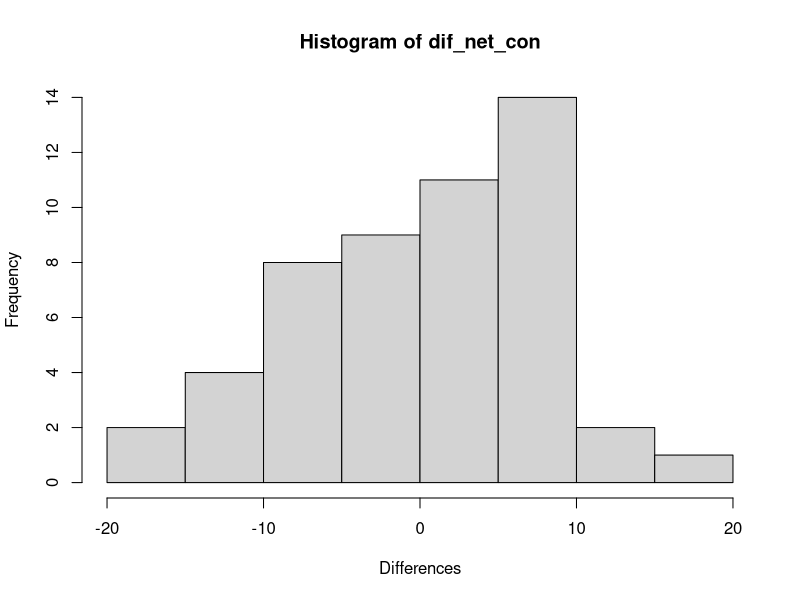
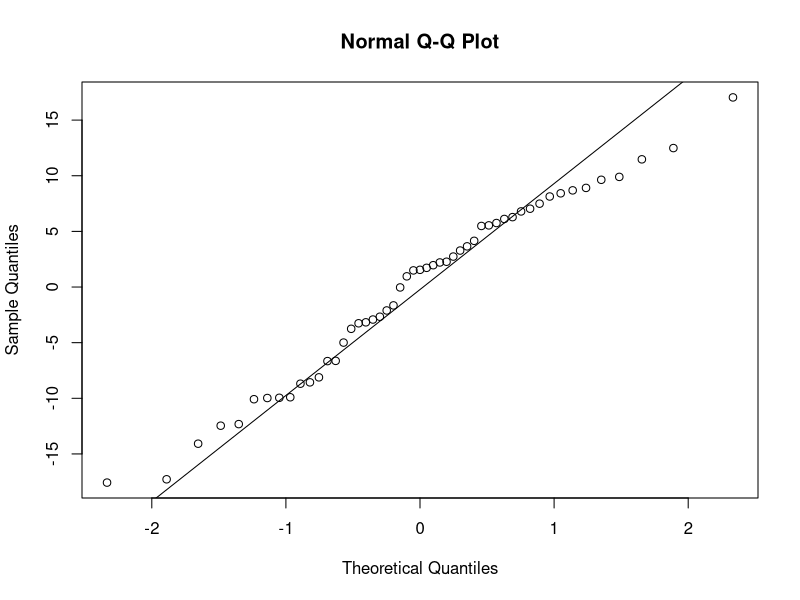
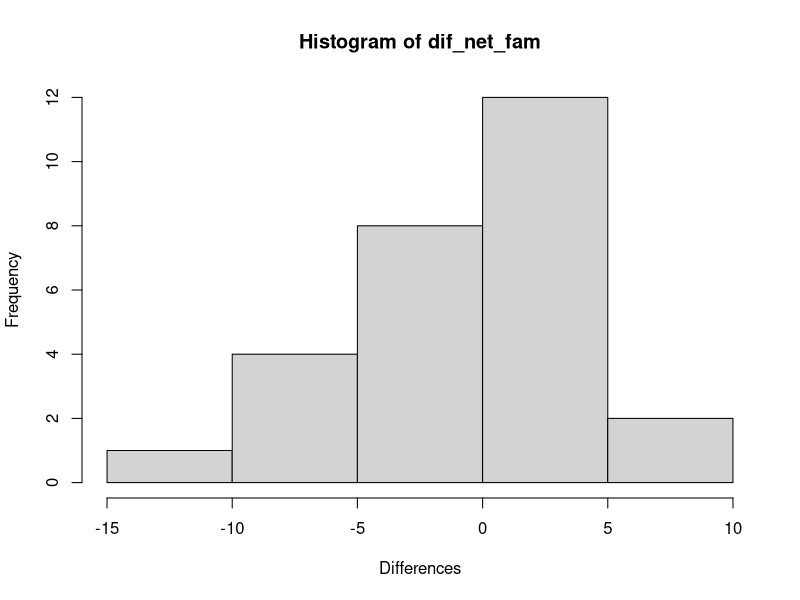
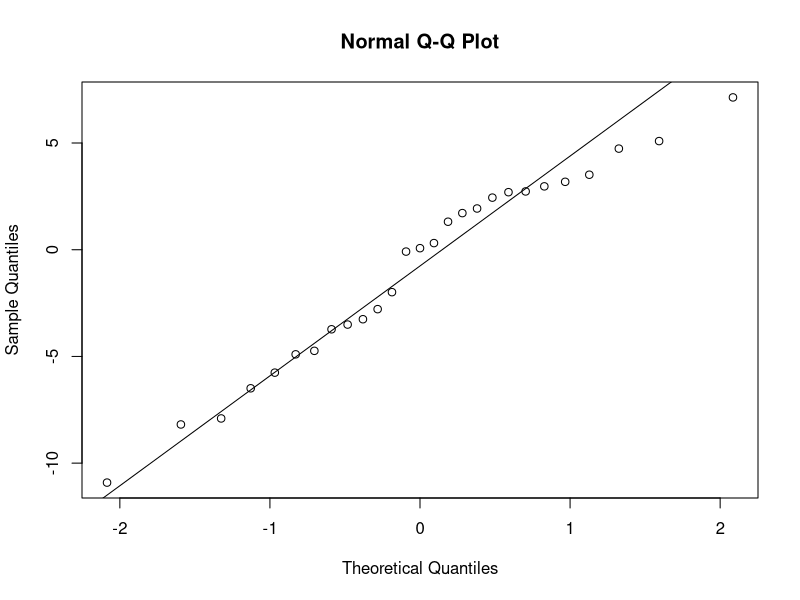
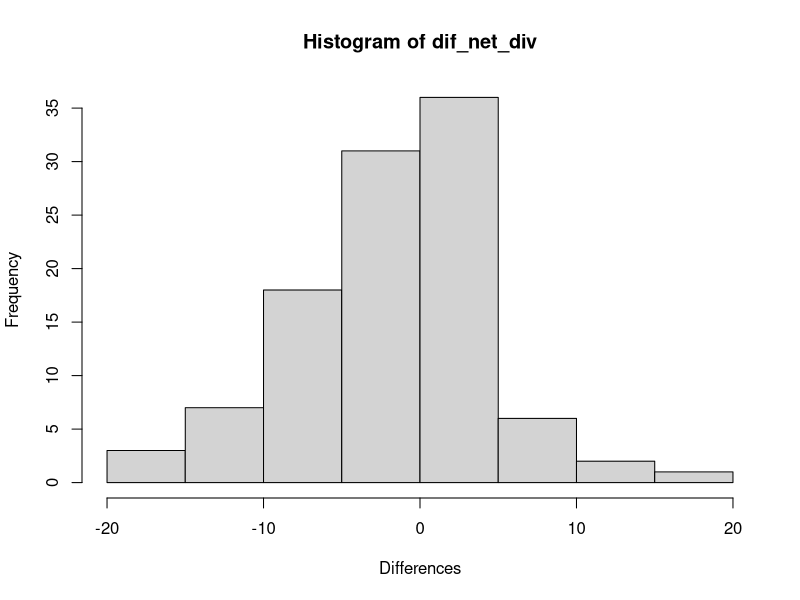
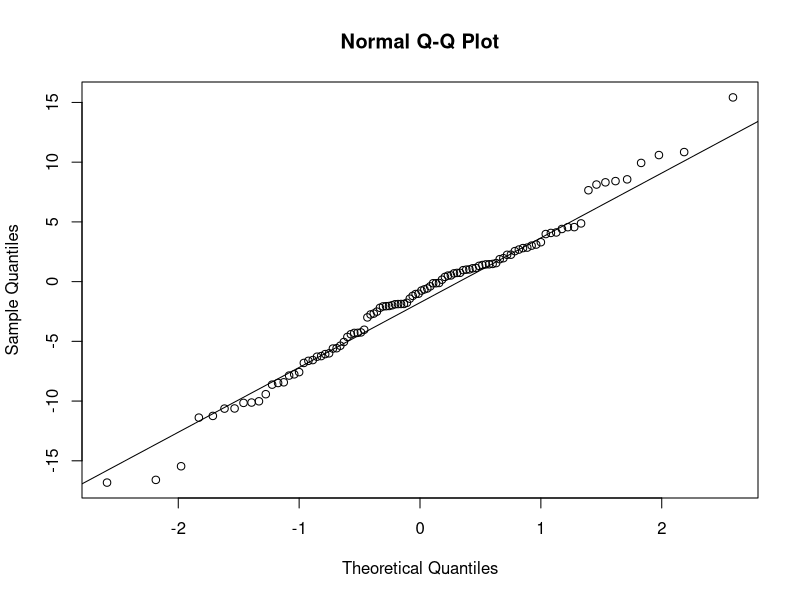
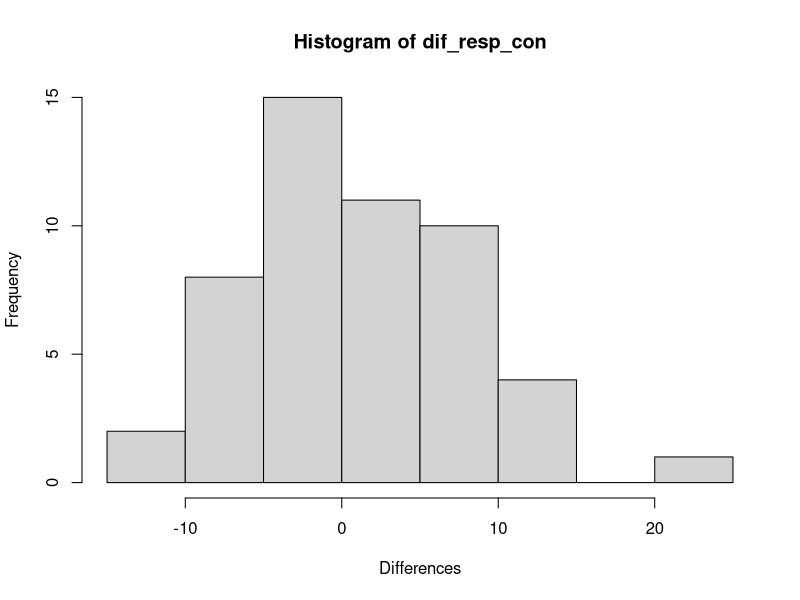
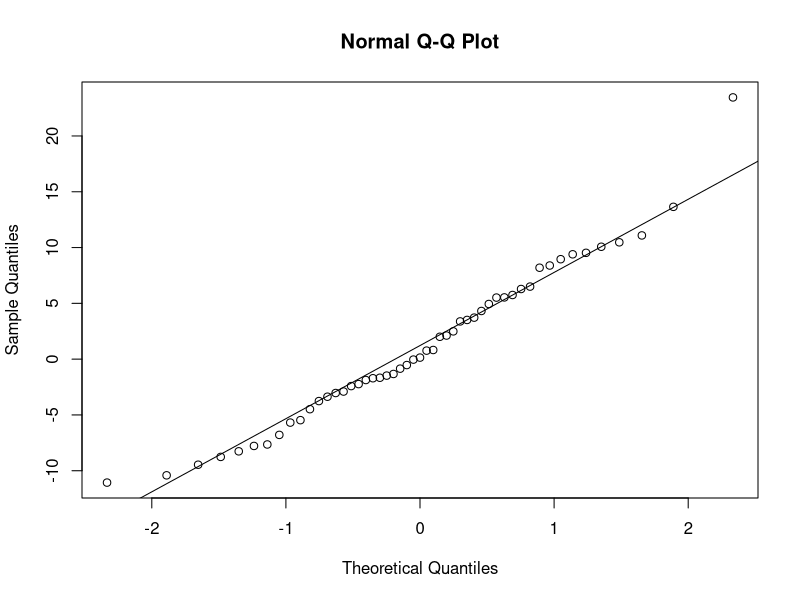

R code for these plots, in order: (Note: this script raises an error after producing the figures.)
## ---- chunk 1
library(tidyverse)
library(nlme)
library(rstatix)
library(ggpubr)
library(ggtext)
library(ggrepel)
## ---- chunk 2
#outlier exlusion in conspecific incubations (family and biomass incubations no outliers detected)

#O2 meausrements
Data <- read.csv("Data/All_expectedvalues.csv")

Day14 <- Data %>% filter(day =="14")
Day14<- Day14 %>%
  filter(fragment_ID != "AmuD1_AmuB2_AmuA3" & fragment_ID != "SpiA4_SpiB1_SpiD2")

Day5 <- Data %>% filter(day =="5")
Day5<- Day5 %>%
  filter(fragment_ID != "PloB3_PloC3_PloD3")

Data_sub <- Data %>% filter(day != "14" & day != "5")

Data <- rbind(Day14, Day5, Data_sub)

# calcification measurements
# important to delete minus values in expected calc, otherwise relative difference in percentage is wrong
Data_calc <- read.csv("Data/All_expectedvalues.csv")

Day14_calc <- Data_calc %>% filter(day =="14")
Day14_calc<- Day14_calc %>%
  filter(fragment_ID != "AmuD2_AmuB4_AmuA1" & fragment_ID != "AmuD1_AmuB2_AmuA3" & fragment_ID != "AcyB1_AcyD2_AcyA3" & fragment_ID != "PruD4_PruE2_PruA3" & fragment_ID != "PdaA1_PdaB2_PdaD4" & fragment_ID != "AcyB3_AcyD3_AcyA1")

Day5 <- Data %>% filter(day =="5")
Day5_calc<- Day5 %>%
  filter(fragment_ID != "AcyB1_AcyD1_AcyA1")

Day6_calc <- Data_calc %>%  filter(day == "6")
Day6_calc <- Day6_calc %>%  filter(fragment_ID != "PloB3_PcyB4_PruD4")

Data_sub_calc <- Data %>% filter(day != "14" & day != "5"& day != "6")

Data_calc <- rbind(Day6_calc, Day14_calc, Day5_calc, Data_sub_calc)

rm(Data_sub, Data_sub_calc)
## ---- chunk 3
#outlier exclusion in diversity incubations (family and biomass incubations no outliers detected

#O2 measurements
Day13 <- Data %>% filter(day =="13")
Day13<- Day13 %>% filter(fragment_ID != "SpiB2_AcyD2_PcyC3" )

Day9 <- Data %>% filter(day =="9")
Day9<- Day9 %>% filter(fragment_ID != "PdaA2_AmuD2_PruD3" & fragment_ID != "PveF1_MdiC1_PcyB1")

Day7 <- Data %>% filter(day =="7")
Day7<- Day7 %>% filter(fragment_ID != "PdaB4_AcyD3_PcyC4")

Data_sub <- Data %>% filter(day != "13" & day != "9" & day != "7")

Data <- rbind(Day13, Day9, Day7, Data_sub)

# calcification measurements
Day7_calc <- Data_calc %>% filter(day =="7")
Day7_calc<- Day7_calc %>%filter(fragment_ID != "PdaD1_AcyA1_PcyA1")

Day13_calc <- Data_calc %>% filter(day =="13")
Day13_calc<- Day13_calc %>%filter(fragment_ID != "PdaD1_AmuA1_PloD1")

Data_sub_calc <- Data_calc %>%  filter(day != "7" & day != "13")

Data_calc <- rbind(Day7_calc, Day13_calc, Data_sub_calc)
## ---- chunk 4
#((100/ exp)* net_obs) -100, rewritten it is ((net_obs/exp)*100)-100, is the same as ((net_obs/exp)-1)*100, is the same as ((net_obs-exp)/exp)*100 as exp cut out(rauskürzen)

Data$exp_obs_net_photo <- with(Data, Data$net_photo_h_surface - Data$exp_Net_photo_ug_h_cm2)
Data$exp_obs_net_photo_perc <- with(Data, ((100 / Data$exp_Net_photo_ug_h_cm2) * Data$net_photo_h_surface)-100)
Data$exp_obs_net_photo_perc <- round(Data$exp_obs_net_photo_perc, 6)

Data$exp_obs_gross_photo <- with(Data, Data$gross_photo_h_surface - Data$exp_Gross_photo_ug_h_cm2)
Data$exp_obs_gross_photo_perc <- with(Data, ((100 / Data$exp_Gross_photo_ug_h_cm2) * Data$gross_photo_h_surface)-100)
Data$exp_obs_gross_photo_perc <- round(Data$exp_obs_gross_photo_perc, 6)

Data$exp_obs_respiration <- with(Data, Data$respiration_h_surface - Data$exp_Resp_ug_h_cm2)
Data$exp_obs_respiration_perc <- with(Data, ((100 / Data$exp_Resp_ug_h_cm2) * Data$respiration_h_surface)-100)
Data$exp_obs_respiration_perc <- round(Data$exp_obs_respiration_perc, 6)

Data_calc$exp_obs_calc <- with(Data_calc, Data_calc$calc_umol_cm2_h - Data_calc$exp_Calc_umol_h_cm2)
Data_calc$exp_obs_calc_perc <- with(Data_calc, ((100 / Data_calc$exp_Calc_umol_h_cm2) * Data_calc$calc_umol_cm2_h)-100)
Data_calc$exp_obs_calc_perc <- round(Data_calc$exp_obs_calc_perc, 6)
## ---- chunk 5
#Get dataframe melted and split into conspecific, family and diversity (mixed) dataframes

# Net photo
Net_m <- Data %>%  dplyr::select("category", "colony", "net_photo_h_surface", "species", "family") %>%
        mutate(Label = as.factor("Net Photo")) %>%
        rename(Netphoto = net_photo_h_surface)

ExpNet_m <- Data %>%  dplyr::select("category", "colony", "exp_Net_photo_ug_h_cm2", "species", "family") %>%
        mutate(Label = as.factor("ExpNet Photo")) %>%
        rename(Netphoto =exp_Net_photo_ug_h_cm2)

Net_melt <- rbind(Net_m, ExpNet_m)

Net_con <- Net_melt %>%  filter(category == "conspecific")
Net_fam <- Net_melt %>%  filter(category == "family")
Net_div <- Net_melt %>%  filter(category == "mix")

rm(Net_m, ExpNet_m)

# Gross photo
Gross_m <- Data %>%  dplyr::select("category", "colony", "gross_photo_h_surface", "species", "family") %>%
        mutate(Label = as.factor("Gross Photo")) %>%
        rename(Grossphoto = gross_photo_h_surface)

ExpGross_m <- Data %>%  dplyr::select("category", "colony", "exp_Gross_photo_ug_h_cm2", "species", "family") %>%
        mutate(Label = as.factor("ExpGross Photo")) %>%
        rename(Grossphoto =exp_Gross_photo_ug_h_cm2)

Gross_melt <- rbind(Gross_m, ExpGross_m)

Gross_con <- Gross_melt %>%  filter(category == "conspecific")
Gross_fam <- Gross_melt %>%  filter(category == "family")
Gross_div <- Gross_melt %>%  filter(category == "mix")

rm(Gross_m, ExpGross_m)

# Respiration
Resp_m <- Data %>%  dplyr::select("category", "colony", "respiration_h_surface", "species", "family") %>%
        mutate(Label = as.factor("Resp")) %>%
        rename(Resp = respiration_h_surface)

ExpResp_m <- Data %>%  dplyr::select("category", "colony", "exp_Resp_ug_h_cm2", "species", "family") %>%
        mutate(Label = as.factor("ExpResp")) %>%
        rename(Resp =exp_Resp_ug_h_cm2)

Resp_melt <- rbind(Resp_m, ExpResp_m)

Resp_con <- Resp_melt %>%  filter(category == "conspecific")
Resp_fam <- Resp_melt %>%  filter(category == "family")
Resp_div <- Resp_melt %>%  filter(category == "mix")

rm(Resp_m,ExpResp_m)

# Calcification
Calc_m <- Data_calc %>%  dplyr::select("category", "colony", "calc_umol_cm2_h", "species", "family") %>%
        mutate(Label = as.factor("Calc")) %>%
        rename(Calc = calc_umol_cm2_h)

ExpCalc_m <- Data_calc %>%  dplyr::select("category", "colony", "exp_Calc_umol_h_cm2", "species", "family") %>%
        mutate(Label = as.factor("ExpCalc")) %>%
        rename(Calc =exp_Calc_umol_h_cm2)

Calc_melt <- rbind(Calc_m, ExpCalc_m)

Calc_con <- Calc_melt %>%  filter(category == "conspecific")
Calc_fam <- Calc_melt %>%  filter(category == "family")
Calc_div <- Calc_melt %>%  filter(category == "mix")

rm(Calc_m, ExpCalc_m)
## ---- chunk 6
# check requirements for paired t-test

# Preconditions check normality of differences in paired t test.
# Homogeneity of variance is not important for paired t test 
# Does the differences of the pairs follow a normal distribution? P >0.05

# Net -> assumptions are met
dif_net_con <- with(Net_con, Netphoto[Label == "Net Photo"] - Netphoto[Label == "ExpNet Photo"])
dif_net_fam <- with(Net_fam, Netphoto[Label == "Net Photo"] - Netphoto[Label == "ExpNet Photo"])
dif_net_div <- with(Net_div, Netphoto[Label == "Net Photo"] - Netphoto[Label == "ExpNet Photo"])

shapiro.test(dif_net_con) # test = normal
hist(dif_net_con,xlab='Differences') # check graphically
qqnorm(dif_net_con) 
qqline(dif_net_con)

shapiro.test(dif_net_fam) # test = normal
hist(dif_net_fam,xlab='Differences') # check graphically
qqnorm(dif_net_fam) 
qqline(dif_net_fam)

shapiro.test(dif_net_div) # test = normal
hist(dif_net_div,xlab='Differences') # check graphically
qqnorm(dif_net_div) 
qqline(dif_net_div)


# Resp -> assumptions are met
dif_resp_con <- with(Resp_con, Resp[Label == "Resp"] - Resp[Label == "ExpResp"])
dif_resp_fam <- with(Resp_fam, Resp[Label == "Resp"] - Resp[Label == "ExpResp"])
dif_resp_div <- with(Resp_div, Resp[Label == "Resp"] - Resp[Label == "ExpResp"])

shapiro.test(dif_resp_con) # test = normal
hist(dif_resp_con,xlab='Differences') # check graphically
qqnorm(dif_resp_con) 
qqline(dif_resp_con)

shapiro.test(dif_resp_fam) # test = normal
hist(dif_resp_fam,xlab='Differences') # check graphically
qqnorm(dif_resp_fam) 
qqline(dif_resp_fam)

shapiro.test(dif_resp_div) # test = normal
hist(dif_resp_div,xlab='Differences') # check graphically
qqnorm(dif_resp_div) 
qqline(dif_resp_div)


# Gross -> assumptions are met
dif_gross_con <- with(Gross_con, Grossphoto[Label == "Gross Photo"] - Grossphoto[Label == "ExpGross Photo"])
dif_gross_fam <- with(Gross_fam, Grossphoto[Label == "Gross Photo"] - Grossphoto[Label == "ExpGross Photo"])
dif_gross_div <- with(Gross_div, Grossphoto[Label == "Gross Photo"] - Grossphoto[Label == "ExpGross Photo"])

shapiro.test(dif_gross_con) # test = normal
hist(dif_gross_con,xlab='Differences') # check graphically
qqnorm(dif_gross_con) 
qqline(dif_gross_con)

shapiro.test(dif_gross_fam) # test = normal
hist(dif_gross_fam,xlab='Differences') # check graphically
qqnorm(dif_gross_fam) 
qqline(dif_gross_fam)

shapiro.test(dif_gross_div) # test = normal
hist(dif_gross_div,xlab='Differences') # check graphically
qqnorm(dif_gross_div) 
qqline(dif_gross_div)


# Calc -> assumptions are met
dif_calc_con <- with(Calc_con, Calc[Label == "Calc"] - Calc[Label == "ExpCalc"])
dif_calc_fam <- with(Calc_fam, Calc[Label == "Calc"] - Calc[Label == "ExpCalc"])
dif_calc_div <- with(Calc_div, Calc[Label == "Calc"] - Calc[Label == "ExpCalc"])

shapiro.test(dif_calc_con) # test = normal
hist(dif_calc_con,xlab='Differences') # check graphically
qqnorm(dif_calc_con) 
qqline(dif_calc_con)

shapiro.test(dif_calc_fam) # test = normal
hist(dif_calc_fam,xlab='Differences') # check graphically
qqnorm(dif_calc_fam) 
qqline(dif_calc_fam)

shapiro.test(dif_calc_div) # test = normal
hist(dif_calc_div,xlab='Differences') # check graphically
qqnorm(dif_calc_div) 
qqline(dif_calc_div)
## ---- chunk 7
#  compare all expected to observed/measured via an paired t.test

# conspecifics
test_net <- Net_con %>%
   group_by(species) %>%
   pairwise_t_test(
     Netphoto ~ Label,
     paired = TRUE,
     p.adjust.method = "bonferroni"
   )

write.table(test_net, "Graphs/Net_paired_ttest_exp_obs_con.csv", sep= ",")

test_resp <-Resp_con %>%
   group_by(species) %>%
   pairwise_t_test(
     Resp ~ Label,
     paired = TRUE,
     p.adjust.method = "bonferroni"
   )

write.table(test_resp, "Graphs/Resp_paired_ttest_exp_obs_con.csv", sep= ",")

test_gross <- Gross_con %>%
   group_by(species) %>%
   pairwise_t_test(
     Grossphoto ~ Label,
     paired = TRUE,
     p.adjust.method = "bonferroni"
   )

write.table(test_gross, "Graphs/Gross_paired_ttest_exp_obs_con.csv", sep= ",")


test_calc <- Calc_con %>%
   group_by(species) %>%
   pairwise_t_test(
     Calc ~ Label,
     paired = TRUE,
     p.adjust.method = "bonferroni"
   )

write.table(test_calc, "Graphs/Calc_paired_ttest_exp_obs_con.csv", sep= ",")


# family
test_net_fam <- Net_fam %>%
   group_by(species) %>%
   pairwise_t_test(
     Netphoto ~ Label,
     paired = TRUE,
     p.adjust.method = "bonferroni"
   )

write.table(test_net_fam, "Graphs/Net_paired_ttest_exp_obs_fam.csv", sep= ",")

test_resp_fam <-Resp_fam %>%
   group_by(species) %>%
   pairwise_t_test(
     Resp ~ Label,
     paired = TRUE,
     p.adjust.method = "bonferroni"
   )

write.table(test_resp_fam, "Graphs/Resp_paired_ttest_exp_obs_fam.csv", sep= ",")

test_gross_fam <- Gross_fam %>%
   group_by(species) %>%
   pairwise_t_test(
     Grossphoto ~ Label,
     paired = TRUE,
     p.adjust.method = "bonferroni"
   )

write.table(test_gross_fam, "Graphs/Gross_paired_ttest_exp_obs_fam.csv", sep= ",")


test_calc_fam <- Calc_fam %>%
   group_by(species) %>%
   pairwise_t_test(
     Calc ~ Label,
     paired = TRUE,
     p.adjust.method = "bonferroni"
   )

write.table(test_calc_fam, "Graphs/Calc_paired_ttest_exp_obs_fam.csv", sep= ",")


#  diversity
test_net_div <- Net_div %>%
   group_by(species) %>%
   pairwise_t_test(
     Netphoto ~ Label,
     paired = TRUE,
     p.adjust.method = "bonferroni"
   )

write.table(test_net_div, "Graphs/Mix_Net_paired_ttest_exp_obs_div.csv", sep= ",")

test_resp_div <-Resp_div %>%
   group_by(species) %>%
   pairwise_t_test(
     Resp ~ Label,
     paired = TRUE,
     p.adjust.method = "bonferroni"
   )

write.table(test_resp_div, "Graphs/Mix_Resp_paired_ttest_exp_obs_div.csv", sep= ",")

test_gross_div <- Gross_div %>%
   group_by(species) %>%
   pairwise_t_test(
     Grossphoto ~ Label,
     paired = TRUE,
     p.adjust.method = "bonferroni"
   )

write.table(test_gross_div, "Graphs/Mix_Gross_paired_ttest_exp_obs_div.csv", sep= ",")


test_calc_div <- Calc_div %>%
   group_by(species) %>%
   pairwise_t_test(
     Calc ~ Label,
     paired = TRUE,
     p.adjust.method = "bonferroni"
   )

write.table(test_calc_div, "Graphs/Mix_Calc_paired_ttest_exp_obs_div.csv", sep= ",")
## ---- chunk 8
# Make new column with stat results 'type', where statistical test result is shown

# Net photo
con_net <- Data %>% filter(category == "conspecific")%>%
  mutate(
  type = case_when(
    species == "Acy_Acy_Acy" ~ "neutral",
    species == "Amu_Amu_Amu" ~ "neutral",
    species == "Mdi_Mdi_Mdi" ~ "neg",
    species == "Pcy_Pcy_Pcy" ~ "pos",
    species == "Plo_Plo_Plo" ~ "pos",
    species == "Pru_Pru_Pru" ~ "neg",
    species == "Pve_Pve_Pve" ~ "neutral",
    species == "Pda_Pda_Pda" ~ "neutral",
    species == "Spi_Spi_Spi" ~ "neutral"
  ))

con_net$species <- factor(con_net$species, levels= c("Pcy_Pcy_Pcy", "Plo_Plo_Plo", "Pru_Pru_Pru", "Acy_Acy_Acy", "Amu_Amu_Amu", "Mdi_Mdi_Mdi", "Pda_Pda_Pda", "Pve_Pve_Pve","Spi_Spi_Spi"))

summary_net<- con_net %>%  group_by(species) %>%
    summarise(
      median = round(median(exp_obs_net_photo_perc),4),
      mean = round(mean(exp_obs_net_photo_perc),4), 
      sd = round(sd(exp_obs_net_photo_perc),4))

con_net_comp <- left_join(con_net, summary_net)


# Respiration
con_resp <- Data %>% filter(category == "conspecific")%>%
  mutate(
  type = case_when(
    species == "Acy_Acy_Acy" ~ "neg",
    species == "Amu_Amu_Amu" ~ "neutral",
    species == "Mdi_Mdi_Mdi" ~ "neutral",
    species == "Pcy_Pcy_Pcy" ~ "neutral",
    species == "Plo_Plo_Plo" ~ "pos",
    species == "Pru_Pru_Pru" ~ "neutral",
    species == "Pve_Pve_Pve" ~ "neutral",
    species == "Pda_Pda_Pda" ~ "pos",
    species == "Spi_Spi_Spi" ~ "neutral"
  ))

con_resp$species <- factor(con_resp$species, levels= c("Pcy_Pcy_Pcy", "Plo_Plo_Plo", "Pru_Pru_Pru", "Acy_Acy_Acy", "Amu_Amu_Amu", "Mdi_Mdi_Mdi", "Pda_Pda_Pda", "Pve_Pve_Pve","Spi_Spi_Spi")) 

summary_resp<- con_resp %>%  group_by(species) %>%
    summarise(
      median = round(median(exp_obs_respiration_perc),4),
      mean = round(mean(exp_obs_respiration_perc),4), 
      sd = round(sd(exp_obs_respiration_perc),4))

con_resp_comp <- left_join(con_resp, summary_resp)


# Gross photo
con_gross <- Data %>% filter(category == "conspecific")%>%
  mutate(
  type = case_when(
    species == "Acy_Acy_Acy" ~ "neutral",
    species == "Amu_Amu_Amu" ~ "pos",
    species == "Mdi_Mdi_Mdi" ~ "neg",
    species == "Pcy_Pcy_Pcy" ~ "pos",
    species == "Plo_Plo_Plo" ~ "pos",
    species == "Pru_Pru_Pru" ~ "neutral",
    species == "Pve_Pve_Pve" ~ "neutral",
    species == "Pda_Pda_Pda" ~ "pos",
    species == "Spi_Spi_Spi" ~ "neutral"
  ))

con_gross$species <- factor(con_gross$species, levels= c("Pcy_Pcy_Pcy", "Plo_Plo_Plo", "Pru_Pru_Pru", "Acy_Acy_Acy", "Amu_Amu_Amu", "Mdi_Mdi_Mdi", "Pda_Pda_Pda", "Pve_Pve_Pve","Spi_Spi_Spi")) 

summary_gross<- con_gross %>%  group_by(species) %>%
    summarise(
      median = round(median(exp_obs_gross_photo_perc),4),
      mean = round(mean(exp_obs_gross_photo_perc),4), 
      sd = round(sd(exp_obs_gross_photo_perc),4))

con_gross_comp <- left_join(con_gross, summary_gross)


# Calcification
con_calc <- Data_calc %>% filter(category == "conspecific")%>%
  mutate(
  type = case_when(
    species == "Acy_Acy_Acy" ~ "neutral",
    species == "Amu_Amu_Amu" ~ "neutral",
    species == "Mdi_Mdi_Mdi" ~ "neutral",
    species == "Pcy_Pcy_Pcy" ~ "pos",
    species == "Plo_Plo_Plo" ~ "neutral",
    species == "Pru_Pru_Pru" ~ "neutral",
    species == "Pve_Pve_Pve" ~ "neutral",
    species == "Pda_Pda_Pda" ~ "neutral",
    species == "Spi_Spi_Spi" ~ "neutral"
  ))

con_calc$species <- factor(con_calc$species, levels= c("Pcy_Pcy_Pcy", "Plo_Plo_Plo", "Pru_Pru_Pru", "Acy_Acy_Acy", "Amu_Amu_Amu", "Mdi_Mdi_Mdi", "Pda_Pda_Pda", "Pve_Pve_Pve","Spi_Spi_Spi")) 

summary_calc<- con_calc %>%  group_by(species) %>%
    summarise(
      median = round(median(exp_obs_calc_perc),4),
      mean = round(mean(exp_obs_calc_perc),4), 
      sd = round(sd(exp_obs_calc_perc),4))

con_calc_comp <- left_join(con_calc, summary_calc)
## ---- chunk 9
# Graphs showing percentage difference per conspecific

# theme all graphs
 theme <- theme_classic() +
          theme(legend.position = "bottom",
          legend.text = element_text(size = 15),
          plot.margin = unit(c(1,0.2,0.2,1), "cm"),
          axis.text.x = element_text(size = 14, color = "black", face= "italic", angle = 45, hjust= 1),
          axis.title.x=element_blank(),
          axis.text.y = element_text(size = 18, vjust = 0.5, color = "black"),
          axis.title.y =element_text(hjust = 0.5, size=15,face="bold",margin=margin(0,12,0,0)))


# Net photo
con_net_graph <-ggplot(con_net, aes(x =species, y = exp_obs_net_photo_perc, fill = type)) +
  geom_boxplot(outlier.shape = NA, lwd=1) +
  geom_jitter(inherit.aes = TRUE, position=position_jitterdodge(dodge.width=0.2, jitter.width=0.2), size = 1) +
  geom_hline(yintercept = 0, linetype = 2, color = "black") +
  ylab("\nNet photosynthesis\n(% change from expected)") +
  scale_fill_manual(name = "", labels = c("neg" = "significantly negative", "neutral" = "no significant difference", "pos" = "significantly positive"), values = c("neg"="#FF9999","neutral"= "#CCCCCC", "pos" = "#c4eda1"))+
  scale_y_continuous(limits = c(-70, 120), breaks = seq(-80, 120, by = 40))+
  annotate("text", x= 1, y = 90, label = "***", size= 8 )+
  annotate("text", x= 2, y = 90, label = "***", size= 8)+
  annotate("text", x= 3, y = 90, label = "**", size= 8)+
  annotate("text", x= 6, y = 90, label = "**", size= 8 )+
  annotate("text", x= 2, y = -70, label = "Poritidae", size= 4, fontface="bold" )+
  annotate("text", x= 5, y = -70, label = "Acroporidae", size= 4, fontface="bold" )+
  annotate("text", x= 8, y = -70, label = "Pocilloporidae", size= 4, fontface="bold" )+
  geom_vline(xintercept = 3.5, linetype = 3, color="black")+
  geom_vline(xintercept = 6.5, linetype = 3, color="black")+
  theme

# respiration
con_resp_graph <-ggplot(con_resp, aes(x = species, y = exp_obs_respiration_perc, fill=type)) +
  geom_boxplot(outlier.shape = NA, lwd=1) +
  geom_jitter(inherit.aes = TRUE, position=position_jitterdodge(dodge.width=0.2, jitter.width=0.2), size = 1) +
  geom_hline(yintercept = 0, linetype = 2, color = "black") +
  ylab("\nRespiration\n(% change from expected)") +
  scale_fill_manual(name = "", labels = c("neg" = "significantly negative", "neutral" = "no significant difference", "pos" = "significantly positive"), values = c("neg"="#FF9999","neutral"= "#CCCCCC", "pos" = "#c4eda1"))+
  scale_y_continuous(limits = c(-100, 200), breaks = seq(-80, 160, by = 40))+
  annotate("text", x= 2, y = 140, label = "*", size= 8 )+
  annotate("text", x= 4, y = 140, label = "*", size= 8 )+
  annotate("text", x= 7, y = 140, label = "*", size= 8 )+
  annotate("text", x= 2, y = -100, label = "Poritidae", size= 4, fontface="bold" )+
  annotate("text", x= 5, y = -100, label = "Acroporidae", size= 4, fontface="bold" )+
  annotate("text", x= 8, y = -100, label = "Pocilloporidae", size= 4, fontface ="bold" )+
  geom_vline(xintercept = 3.5, linetype = 3, color="black")+
  geom_vline(xintercept = 6.5, linetype = 3, color="black")+
  theme

# gross photo
con_gross_graph <-ggplot(con_gross, aes(x = species, y =exp_obs_gross_photo_perc, fill =type)) +
  geom_boxplot(outlier.shape = NA, lwd=1) +
  geom_jitter(inherit.aes = TRUE, position=position_jitterdodge(dodge.width=0.2, jitter.width=0.2), size = 1) +
  geom_hline(yintercept = 0, linetype = 2, color = "black") +
  ylab("\nGross photosynthesis\n(% change from expected)") +
  scale_fill_manual(name = "", labels = c("neg" = "significantly negative", "neutral" = "no significant difference", "pos" = "significantly positive"), values = c("neg"="#FF9999","neutral"= "#CCCCCC", "pos" = "#c4eda1"))+
  scale_y_continuous(limits = c(-55, 100), breaks = seq(-40, 80, by = 40))+
  annotate("text", x= 1, y = 99, label = "**", size= 8 )+
  annotate("text", x= 2, y = 99, label = "*", size= 8 )+
  annotate("text", x= 5, y = 99, label = "*", size= 8 )+
  annotate("text", x= 6, y = 99, label = "**", size= 8 )+
  annotate("text", x= 7, y = 99, label = "**", size= 8 )+
  annotate("text", x= 2, y = -55, label = "Poritidae", size= 4, fontface="bold" )+
  annotate("text", x= 5, y = -55, label = "Acroporidae", size= 4, fontface="bold" )+
  annotate("text", x= 8, y = -55, label = "Pocilloporidae", size= 4, fontface="bold" )+
  geom_vline(xintercept = 3.5, linetype = 3, color="black")+
  geom_vline(xintercept = 6.5, linetype = 3, color="black")+
  theme
## ---- chunk 10
# Make new column with stat results 'type_2', where statistical test result is shown

# Net photo
mix_net <- Data %>% filter(category == "mix")%>%
  mutate(
  type_2 = case_when(
    species == "Pda_Acy_Pcy" ~ "pos",
    species == "Pda_Amu_Plo" ~ "neutral",
    species == "Pda_Amu_Pru" ~ "neutral",
    species == "Pda_Mdi_Plo" ~ "neutral",
    species == "Pve_Acy_Pru" ~ "neutral",
    species == "Pve_Amu_Plo" ~ "neutral",
    species == "Pve_Mdi_Pcy" ~ "neg",
    species == "Pve_Mdi_Pru" ~ "neg",
    species == "Spi_Acy_Pcy" ~ "neutral",
    species == "Spi_Acy_Plo" ~ "neutral",
    species == "Spi_Amu_Pcy" ~ "neutral",
    species == "Spi_Mdi_Pru" ~ "neg"
  ))

######## Order as net photo median ascending
mix_net$species <- factor(mix_net$species, levels = c("Pve_Mdi_Pru", "Spi_Mdi_Pru", "Pve_Mdi_Pcy","Spi_Acy_Pcy","Pda_Mdi_Plo", "Pda_Amu_Pru","Spi_Amu_Pcy","Pve_Acy_Pru","Spi_Acy_Plo", "Pve_Amu_Plo","Pda_Acy_Pcy", "Pda_Amu_Plo"))


# Respiration
# type colume where statistical test result is shown
mix_resp <- Data %>% filter(category == "mix")%>%
  mutate(
  type_2 = case_when(
    species == "Pda_Acy_Pcy" ~ "neutral",
    species == "Pda_Amu_Plo" ~ "neutral",
    species == "Pda_Amu_Pru" ~ "neutral",
    species == "Pda_Mdi_Plo" ~ "neutral",
    species == "Pve_Acy_Pru" ~ "neutral",
    species == "Pve_Amu_Plo" ~ "pos",
    species == "Pve_Mdi_Pcy" ~ "neutral",
    species == "Pve_Mdi_Pru" ~ "neutral",
    species == "Spi_Acy_Pcy" ~ "neg",
    species == "Spi_Acy_Plo" ~ "neg",
    species == "Spi_Amu_Pcy" ~ "neg",
    species == "Spi_Mdi_Pru" ~ "neutral"
  ))

######## Order as net photo median ascending
mix_resp$species <- factor(mix_resp$species, levels = c("Pve_Mdi_Pru", "Spi_Mdi_Pru", "Pve_Mdi_Pcy","Spi_Acy_Pcy","Pda_Mdi_Plo", "Pda_Amu_Pru","Spi_Amu_Pcy","Pve_Acy_Pru","Spi_Acy_Plo", "Pve_Amu_Plo","Pda_Acy_Pcy", "Pda_Amu_Plo"))


# Gross photo
# type colume where statistical test result is shown
mix_gross <- Data %>% filter(category == "mix")%>%
  mutate(
  type_2 = case_when(
    species == "Pda_Acy_Pcy" ~ "neutral",
    species == "Pda_Amu_Plo" ~ "neutral",
    species == "Pda_Amu_Pru" ~ "neutral",
    species == "Pda_Mdi_Plo" ~ "neutral",
    species == "Pve_Acy_Pru" ~ "neutral",
    species == "Pve_Amu_Plo" ~ "pos",
    species == "Pve_Mdi_Pcy" ~ "neutral",
    species == "Pve_Mdi_Pru" ~ "neg",
    species == "Spi_Acy_Pcy" ~ "neg",
    species == "Spi_Acy_Plo" ~ "neutral",
    species == "Spi_Amu_Pcy" ~ "neg",
    species == "Spi_Mdi_Pru" ~ "neg"
  ))

######## Order as net photo median ascending
mix_gross$species <- factor(mix_gross$species, levels = c("Pve_Mdi_Pru", "Spi_Mdi_Pru", "Pve_Mdi_Pcy","Spi_Acy_Pcy","Pda_Mdi_Plo", "Pda_Amu_Pru","Spi_Amu_Pcy","Pve_Acy_Pru","Spi_Acy_Plo", "Pve_Amu_Plo","Pda_Acy_Pcy", "Pda_Amu_Plo"))


# Calcification
# type colume where statistical test result is shown
mix_calc <- Data_calc %>% filter(category == "mix")%>%
  mutate(
  type_2 = case_when(
    species == "Pda_Acy_Pcy" ~ "neutral",
    species == "Pda_Amu_Plo" ~ "neutral",
    species == "Pda_Amu_Pru" ~ "neutral",
    species == "Pda_Mdi_Plo" ~ "neutral",
    species == "Pve_Acy_Pru" ~ "neutral",
    species == "Pve_Amu_Plo" ~ "neutral",
    species == "Pve_Mdi_Pcy" ~ "neutral",
    species == "Pve_Mdi_Pru" ~ "neg",
    species == "Spi_Acy_Pcy" ~ "neutral",
    species == "Spi_Acy_Plo" ~ "neutral",
    species == "Spi_Amu_Pcy" ~ "neutral",
    species == "Spi_Mdi_Pru" ~ "neg"
  ))

######## Order as net photo median ascending
mix_calc$species <- factor(mix_calc$species, levels = c("Pve_Mdi_Pru", "Spi_Mdi_Pru", "Pve_Mdi_Pcy","Spi_Acy_Pcy","Pda_Mdi_Plo", "Pda_Amu_Pru","Spi_Amu_Pcy","Pve_Acy_Pru","Spi_Acy_Plo", "Pve_Amu_Plo","Pda_Acy_Pcy", "Pda_Amu_Plo"))
## ---- chunk 11
# Graphs showing percentage difference per diversity incubation

# net photo
div_net_graph <- ggplot(mix_net, aes(x = reorder(species, exp_obs_net_photo_perc, median), y = exp_obs_net_photo_perc, fill = type_2)) +
  geom_boxplot(outlier.shape = NA, lwd=1) +
  geom_jitter(inherit.aes = TRUE, position=position_jitterdodge(dodge.width=0.2, jitter.width=0.2), size = 1) +
  geom_hline(yintercept = 0, linetype = 2, color = "black") +
  ylab("\nNet photosynthesis\n(% change from expected)") +
  scale_fill_manual(name = "", labels = c("neg" = "significantly negative", "neutral" = "no significant difference", "pos" = "significantly positive"), values = c("neg"="#FF9999","neutral"= "#CCCCCC", "pos" = "#c4eda1"))+
  scale_y_continuous(breaks = seq(-40, 80, by = 40))+
  annotate("text", x= 1, y = 80, label = "**", size= 8 )+
  annotate("text", x= 2, y = 80, label = "**", size= 8)+
  annotate("text", x= 3, y = 80, label = "**", size= 8)+
  annotate("text", x= 11, y = 80, label = "*", size= 8 )+
  annotate("text", x= -0.8, y = -67, label = "Poritidae", size=4, fontface= "bold")+
  annotate("text", x= -1.9, y = -82, label = "Acroporidae", size=4, fontface= "bold")+
  annotate("text", x= -3, y = -97, label = "Pocilloporidae", size=4, fontface= "bold")+
  coord_cartesian(ylim= c(-50, 80), xlim = c(1,12), clip = "off")+
  theme


# respiration
div_resp_graph <-ggplot(mix_resp, aes(x = species, y = exp_obs_respiration_perc, fill=type_2)) +
  geom_boxplot(outlier.shape = NA, lwd=1) +
  geom_jitter(inherit.aes = TRUE, position=position_jitterdodge(dodge.width=0.2, jitter.width=0.2), size = 1) +
  geom_hline(yintercept = 0, linetype = 2, color = "black") +
  ylab("\nRespiration\n(% change from expected)") +
  scale_fill_manual(name = "", labels = c("neg" = "significantly negative", "neutral" = "no significant difference", "pos" = "significantly positive"), values = c("neg"="#FF9999","neutral"= "#CCCCCC", "pos" = "#c4eda1"))+
  scale_y_continuous(breaks = seq(-40, 80 , by = 40))+
  annotate("text", x= 4, y = 80, label = "*", size= 8 )+
  annotate("text", x= 7, y = 80, label = "**", size= 8 )+
  annotate("text", x= 9, y = 80, label = "*", size= 8 )+
  annotate("text", x= 10, y = 80, label = "*", size= 8 )+
  annotate("text", x= -0.8, y = -67, label = "Poritidae", size=4, fontface= "bold")+
  annotate("text", x= -1.9, y = -82, label = "Acroporidae", size=4, fontface= "bold")+
  annotate("text", x= -3, y = -97, label = "Pocilloporidae", size=4, fontface= "bold")+
  coord_cartesian(ylim= c(-50, 80), xlim = c(1,12), clip = "off")+
  theme


# gross photo
div_gross_graph <-ggplot(mix_gross, aes(x = species, y =exp_obs_gross_photo_perc, fill =type_2)) +
  geom_boxplot(outlier.shape = NA, lwd=1) +
  geom_jitter(inherit.aes = TRUE, position=position_jitterdodge(dodge.width=0.2, jitter.width=0.2), size = 1) +
  geom_hline(yintercept = 0, linetype = 2, color = "black") +
  ylab("\nGross photosynthesis\n(% change from expected)") +
  scale_fill_manual(name = "", labels = c("neg" = "significantly negative", "neutral" = "no significant difference", "pos" = "significantly positive"), values = c("neg"="#FF9999","neutral"= "#CCCCCC", "pos" = "#c4eda1"))+
  scale_y_continuous(breaks = seq(-40, 40, by = 20))+
  annotate("text", x= 1, y = 40, label = "*", size= 8 )+
  annotate("text", x= 2, y = 40, label = "**", size= 8 )+
  annotate("text", x= 4, y = 40, label = "*", size= 8 )+
  annotate("text", x= 7, y = 40, label = "*", size= 8 )+
  annotate("text", x= 10, y = 40, label = "*", size= 8 )+
  annotate("text", x= -0.8, y = -52, label = "Poritidae", size=4, fontface= "bold")+
  annotate("text", x= -1.9, y = -62, label = "Acroporidae", size=4, fontface= "bold")+
  annotate("text", x= -3, y = -72, label = "Pocilloporidae", size=4, fontface= "bold")+
  coord_cartesian(ylim= c(-40, 50), xlim = c(1,12), clip = "off")+
  theme


# calcification
div_calc_graph <-ggplot(mix_calc, aes(x = species, y = exp_obs_calc_perc, fill =type_2)) +
  geom_boxplot(outlier.shape = NA, lwd=1) +
   geom_jitter(inherit.aes = TRUE, position=position_jitterdodge(dodge.width=0.2, jitter.width=0.2), size = 1) +
  geom_hline(yintercept = 0, linetype = 2, color = "black") +
  ylab("\nCalcification\n(% change from expected)") +
   scale_fill_manual(name = "", labels = c("neg" = "significantly negative", "neutral" = "no significant difference", "pos" = "significantly positive"), values = c("neg"="#FF9999","neutral"= "#CCCCCC", "pos" = "#c4eda1"))+
 scale_y_continuous(limits = c(-100, 270), breaks = seq(-100, 200, by = 50))+
    theme
## ---- chunk 12
# combine graphs
# #arrange all plots together
arranged_perc_conmix <- ggarrange(
          con_net_graph, div_net_graph, con_resp_graph, div_resp_graph, con_gross_graph,  div_gross_graph,
          labels = c("a)","d)", "b)", "e)", "c)","f)"),
          label.x = 0.25,
          label.y = 0.95,
          common.legend = TRUE,
          legend = "none",
          ncol = 2, nrow =3,
          hjust = -0.5,
          vjust = 0,
          align = "v")+
          theme(legend.text = element_text(size = 40))

ggsave("Graphs/All_mixANDcon_perc.png", width=12, height= 13, limitsize=FALSE, dpi= 700, arranged_perc_conmix)
## ---- chunk 13
#Get conspecific and diverse incubations and make absolute values, so we have difference from zero in one direction
Con_mix <- Data %>% filter(category=="mix" | category == "conspecific") %>% 
  mutate(change_net = abs(exp_obs_net_photo_perc),
         change_resp = abs(exp_obs_respiration_perc),
         change_gross = abs(exp_obs_gross_photo_perc))

Con_mix_calc <- Data_calc %>% filter(category=="mix" | category == "conspecific") %>% 
  mutate(change_calc = abs(exp_obs_calc_perc))


Con_mix$category <- as.factor(Con_mix$category)
Con_mix_calc$category <- as.factor(Con_mix_calc$category)
# test normality -> requirement not met
shapiro.test(Con_mix$change_gross)

# use non-parametric test
wilcox.test(change_net~category, data = Con_mix)
wilcox.test(change_resp~category, data = Con_mix)
wilcox.test(change_gross~category, data = Con_mix)
wilcox.test(change_calc~category, data = Con_mix_calc)
## ---- chunk 14
#-------------------- conspecifics

# prepare data to get get median per species for all three productivity parameters
summary_net$name <- "net"
summary_resp$name <- "resp"
summary_gross$name <- "gross"

# combine net photosynthesis, respiration and gross photosynthesis
final_median <- rbind(summary_net, summary_resp, summary_gross)
final_median$name <- factor(final_median$name, levels= c("net","resp","gross"))

# arrange order of species
final_median$species <- factor(final_median$species, levels= c("Pcy_Pcy_Pcy", "Plo_Plo_Plo", "Pru_Pru_Pru","Acy_Acy_Acy","Amu_Amu_Amu","Mdi_Mdi_Mdi","Pda_Pda_Pda","Pve_Pve_Pve", "Spi_Spi_Spi"))

# theme
theme_lolli <-  theme_classic() +
                theme(legend.position = "bottom",
                legend.text = element_text(size = 10),
                plot.margin = unit(c(1,0.2,0.2,1), "cm"),
                axis.text.x = element_text(size = 8, color = "black", face="italic", angle = 45, hjust=1),
                axis.title.x=element_blank(),
                axis.text.y = element_text(size = 10, vjust = 0.5, color = "black"),
                axis.title.y =element_text(hjust = 0.5, size=9,face="bold",margin=margin(0,12,0,0)))

# Lollipop graph
con_lolli <-ggplot(final_median, aes(x= species, y=median, color=name))+
  geom_hline(yintercept = 0, linetype = 2, color = "black") +
  geom_linerange(aes(x = species, ymin = median, ymax = 0), position = position_dodge(width = 0.5)) +
  geom_point(position = position_dodge(width = 0.5), size = 3, shape = 18)+
  scale_y_continuous(limits = c(-34, 65), breaks = seq(-20, 60, by = 20))+
  ylab("Productivity with conspecifics\n(medians)")+
  scale_color_manual("", values= c("gross" ="#C81ACC","net" = "#F16226", "resp"= "#44AA99"),labels = c("gross" = "gross photosynthesis", "net" = "net photosynthesis", "resp" = "respiration"))+
  scale_x_discrete("", labels = c("Acy_Acy_Acy"="A. cytherea", "Amu_Amu_Amu"="A. muricata", "Mdi_Mdi_Mdi"="M. digitata", "Pve_Pve_Pve"="P. verrucosa", "Pda_Pda_Pda"="P. damicornis", "Spi_Spi_Spi"="S. pistillata", "Plo_Plo_Plo"="P. lobata", "Pcy_Pcy_Pcy"="P. cylindrica", "Pru_Pru_Pru"="P. rus"))+
  annotate("text", x= 2, y = -34, label = "Poritidae", size= 3, fontface="bold" )+
  annotate("text", x= 5, y = -34, label = "Acroporidae", size= 3, fontface="bold" )+
  annotate("text", x= 8, y = -34, label = "Pocilloporidae", size= 3, fontface="bold" )+
  geom_vline(xintercept = 3.5, linetype = 3, color="black")+
  geom_vline(xintercept = 6.5, linetype = 3, color="black")+
  theme_lolli
## ---- chunk 15
#-------------------- diverse heterospecific

mix <- Data %>% filter(category == "mix")
mix_calc <- Data_calc %>%  filter(category == "mix")

# get sum of median per species
mix_r <- mix %>% group_by(species) %>% mutate( median_net = median(exp_obs_net_photo_perc),
                                               median_res = median (exp_obs_respiration_perc),
                                               median_gross = median(exp_obs_gross_photo_perc))

mix_me <- mix_r %>%  summarise(   uni_net_median = unique(median_net),
                                  uni_res_median = unique(median_res),
                                  uni_gross_median = unique(median_gross))

# Calcification measurements
mix_calc_r <- mix_calc %>% group_by(species) %>% mutate( median_calc = median(calc_umol_cm2_h))

mix_me_calc <- mix_calc_r %>%  summarise(uni_calc_median = unique(median_calc))

#get median sum for each species
combi_long <- mix_me %>% separate_rows(species, sep="_")
mesum <- combi_long %>% 
  group_by(species) %>% 
  summarise(
    median_sum_net_mix = sum(uni_net_median),
    median_sum_resp_mix = sum(uni_res_median),
    median_sum_gross_mix = sum(uni_gross_median)
  )

combi_long_calc <- mix_me_calc %>% separate_rows(species, sep="_")
mesum_calc <- combi_long_calc %>% 
  group_by(species) %>% 
  summarise(
    median_sum_calc_mix = sum(uni_calc_median)
  )

rm(combi_long, combi_long_calc)

# add calc
median_sum_mix <- left_join(mesum, mesum_calc)

# get columns melted 
sum_median <- median_sum_mix %>% dplyr::select(species, median_sum_net_mix, median_sum_resp_mix, median_sum_gross_mix, median_sum_calc_mix)
final_summedian_mix <- pivot_longer(sum_median, median_sum_net_mix:median_sum_calc_mix)

# name families
final_summedian_mix <- final_summedian_mix %>%
  mutate(family= case_when(
    species == "Amu"~ "Acroporidae",
    species == "Acy"~ "Acroporidae",
    species == "Mdi"~ "Acroporidae",
    species == "Pru"~ "Poritidae",
    species == "Pcy"~ "Poritidae",
    species == "Plo"~ "Poritidae",
    species == "Pve"~ "Pocilloporidae",
    species == "Spi"~ "Pocilloporidae",
    species == "Pda"~ "Pocilloporidae",
    ))

#exclude calcification
 final_summedian_mix <- final_summedian_mix %>% filter(name != "median_sum_calc_mix")
 
# arrange order of factors
 final_summedian_mix$name <-  factor(final_summedian_mix$name, levels = c("median_sum_net_mix", "median_sum_resp_mix", "median_sum_gross_mix"))
 final_summedian_mix$species <-  factor(final_summedian_mix$species, levels = c("Pcy", "Plo", "Pru","Acy", "Amu", "Mdi", "Pda", "Pve","Spi"))
 
# Lolopopchart of diversity incubations
div_lolli <-  ggplot(final_summedian_mix, aes(x = species, y = value, color=name)) +
    geom_hline(yintercept = 0, linetype = 2, color = "black") +
    geom_linerange(aes(x = species, ymin = value, ymax = 0), position = position_dodge(width = 0.5)) +
    geom_point(position = position_dodge(width = 0.5), size = 3, shape = 18)+
    ylab("Productivity with diversity\n(\U03A3\ of medians)")+
    scale_color_manual("", values= c("median_sum_gross_mix" ="#C81ACC","median_sum_net_mix" = "#F16226", "median_sum_resp_mix"= "#44AA99"),labels = c("median_sum_gross_mix" = "gross photosynthesis", "median_sum_net_mix" = "net photosynthesis", "median_sum_resp_mix" = "respiration"))+
    scale_x_discrete("", labels = c("Acy"="A. cytherea", "Amu"="A. muricata", "Mdi"="M. digitata", "Pve"="P. verrucosa", "Pda"="P. damicornis", "Spi"="S. pistillata", "Plo"="P. lobata", "Pcy"="P. cylindrica", "Pru"="P. rus"))+
    annotate("text", x= 2, y = -63, label = "Poritidae", size= 3, fontface="bold" )+
    annotate("text", x= 5, y = -63, label = "Acroporidae", size= 3, fontface="bold" )+
    annotate("text", x= 8, y = -63, label = "Pocilloporidae", size= 3, fontface="bold" )+
    geom_vline(xintercept = 3.5, linetype = 3, color="black")+
    geom_vline(xintercept = 6.5, linetype = 3, color="black")+
    theme_lolli
## ---- chunk 16
# combine median lollipop graphs of conspecific and diversity incubations

# arrange median mix and conspecific
arranged_condiv_lolli <- ggarrange(
          con_lolli, div_lolli, 
          labels = c("a)", "b)"),
          label.x = 0.132,
          label.y = 0.92,
          font.label = list(size=9),
          common.legend = TRUE,
          legend = "bottom",
          ncol = 1, nrow =2, 
          hjust = -0.5,
          vjust = 0)


ggsave("Graphs/con_div_median_expob_lolli.png", width=7, height=6, limitsize=FALSE, dpi= 700, arranged_condiv_lolli)
## ---- chunk 17
# conspecific incubations
mean_net <- con_net %>% group_by(species) %>% summarise(mean_net= round(mean(exp_obs_net_photo_perc),1),
                                                        sd_net=round(sd(exp_obs_net_photo_perc),1))
mean_resp <- con_resp %>% group_by(species) %>% summarise(mean_resp= round(mean(exp_obs_respiration_perc),1),
                                                        sd_resp=round(sd(exp_obs_respiration_perc),1))
mean_gross <- con_gross %>% group_by(species) %>% summarise(mean_gross= round(mean(exp_obs_gross_photo_perc),1),
                                                        sd_gross=round(sd(exp_obs_gross_photo_perc),1))

mean_con <- mean_net %>% left_join(mean_resp, by= "species") %>% left_join(mean_gross, by= "species")

write.csv(mean_con, "Graphs/mean_con_exp_obs.csv")

# diversity incubations
mean_net <- mix_net %>% group_by(species) %>% summarise(mean_net= round(mean(exp_obs_net_photo_perc),1),
                                                        sd_net=round(sd(exp_obs_net_photo_perc),1))
mean_resp <- mix_resp %>% group_by(species) %>% summarise(mean_resp= round(mean(exp_obs_respiration_perc),1),
                                                        sd_resp=round(sd(exp_obs_respiration_perc),1))
mean_gross <- mix_gross %>% group_by(species) %>% summarise(mean_gross= round(mean(exp_obs_gross_photo_perc),1),
                                                        sd_gross=round(sd(exp_obs_gross_photo_perc),1))

mean_mix <- mean_net %>% left_join(mean_resp, by= "species") %>% left_join(mean_gross, by= "species")

write.csv(mean_mix, "Graphs/mean_mix_exp_obs.csv")
## ---- chunk 18
Net_bio <- Net_melt %>%  filter(category == "biomass")
Net_bio <- Net_bio %>% filter(category == "biomass")
dif_net_bio <- with(Net_bio, Netphoto[Label == "Net Photo"] - Netphoto[Label == "ExpNet Photo"])

shapiro.test(dif_net_bio) # test
hist(dif_net_bio,xlab='Differences') # check graphically
qqnorm(dif_net_bio) 
qqline(dif_net_bio)

 Net_bio %>%
   group_by(species) %>%
   pairwise_t_test(
     Netphoto ~ Label,
     paired = TRUE,
     p.adjust.method = "bonferroni")
 
 
Resp_bio <- Resp_melt %>%  filter(category == "biomass")
Resp_bio <- Resp_bio %>% filter(category == "biomass")
dif_Resp_bio <- with(Resp_bio, Resp[Label == "Resp"] - Resp[Label == "ExpResp"])

shapiro.test(dif_Resp_bio) # test
hist(dif_Resp_bio,xlab='Differences') # check graphically
qqnorm(dif_Resp_bio) 
qqline(dif_Resp_bio)

 Resp_bio %>%
   group_by(species) %>%
   pairwise_t_test(
     Resp ~ Label,
     paired = TRUE,
     p.adjust.method = "bonferroni")
 
 
 Gross_bio <- Gross_melt %>%  filter(category == "biomass")
Gross_bio <- Gross_bio %>% filter(category == "biomass")
dif_Gross_bio <- with(Gross_bio, Grossphoto[Label == "Gross Photo"] - Grossphoto[Label == "ExpGross Photo"])

shapiro.test(dif_Gross_bio) # test
hist(dif_Gross_bio,xlab='Differences') # check graphically
qqnorm(dif_Gross_bio) 
qqline(dif_Gross_bio)

 Gross_bio %>%
   group_by(species) %>%
   pairwise_t_test(
     Grossphoto ~ Label,
     paired = TRUE,
     p.adjust.method = "bonferroni")
 
 
 Calc_bio <- Calc_melt %>%  filter(category == "biomass")
Calc_bio <- Calc_bio %>% filter(category == "biomass")
dif_Calc_bio <- with(Calc_bio, Calc[Label == "Calc"] - Calc[Label == "ExpCalc"])

shapiro.test(dif_Calc_bio) # test
hist(dif_Calc_bio,xlab='Differences') # check graphically
qqnorm(dif_Calc_bio) 
qqline(dif_Calc_bio)

 Calc_bio %>%
   group_by(species) %>%
   pairwise_t_test(
     Calc ~ Label,
     paired = TRUE,
     p.adjust.method = "bonferroni")
